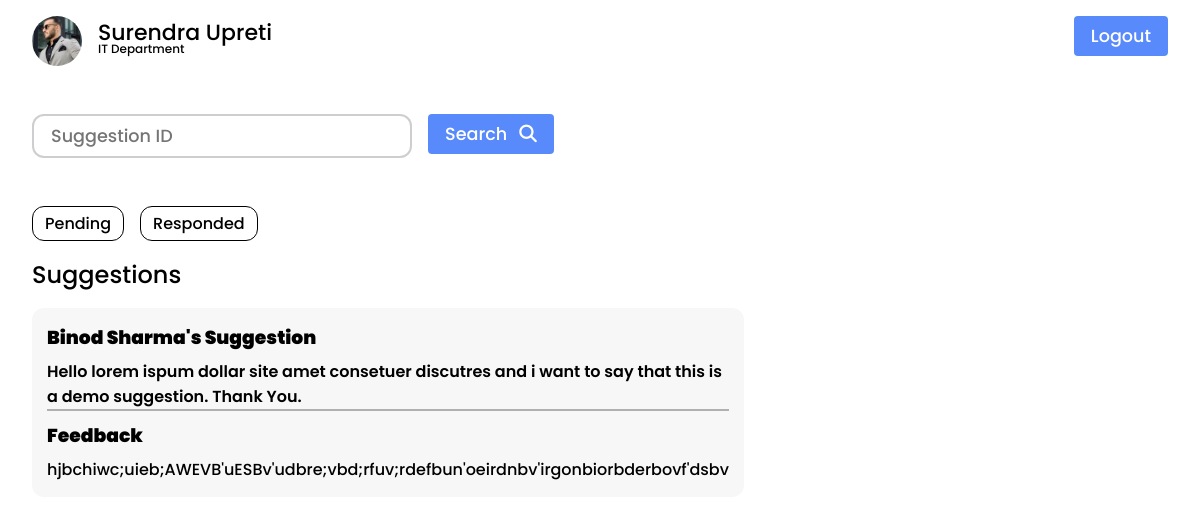
The page /Department/index.php?responded=1 (signed in) on the database its author committed.
### tables this page shows
CREATE TABLE `users` (
  `id` bigint(20) NOT NULL,
  `name` text NOT NULL,
  `email` text NOT NULL,
  `passowrd` text NOT NULL,
  `department` text NOT NULL,
  `photo` blob NOT NULL
);

CREATE TABLE `suggestion` (
  `id` int(11) NOT NULL,
  `name` text NOT NULL,
  `department` text NOT NULL,
  `email` text NOT NULL,
  `suggestion` text NOT NULL,
  `responded` int(1) NOT NULL DEFAULT 0
);

CREATE TABLE `feedback` (
  `id` int(11) NOT NULL,
  `suggestion_id` varchar(10) DEFAULT NULL,
  `feedback` text DEFAULT NULL
);

### Department/index.php (the view, shortened to what this page needs)
<!DOCTYPE html>
<html lang="en">
<?php
include('../connection.php');
$mail = $_SESSION['email'];
$query = $conn->prepare("SELECT * FROM users WHERE email = ?");
$query->bind_param("s", $mail);
$query->execute();
$data = $query->get_result();
$row = $data->fetch_assoc();
$name = $row['name'];
$department = $row['department'];
?>
<head>
    <link rel="stylesheet" href="../Style.css">
</head>
<body>
    <div class="flex justify-between p">
        <div class="flex items-center gap-1">
            <div class="circle">
                <img src="../assets/user.jpg" alt="User Photo" style="width:100%;">
            </div>
            <div class="flex flex-col">
                <h2 class="lineheight"><?php echo htmlspecialchars($name); ?></h2>
                <p style="font-size: 12px;"><?php echo htmlspecialchars($department); ?> Department</p>
            </div>
        </div>
        <form action="<?php echo htmlspecialchars($_SERVER['PHP_SELF']); ?>" method="post">
            <button class="primaryButton" name="logout">Logout</button>
        </form>
    </div>
    <div class="root">
        <form action="" method="post" class="mb-3 flex gap-1">
            <input type="text" name="search_id" placeholder="Suggestion ID"  required>
            <button class="primaryButton"><span>Search</span><span><i class="fa fa-search"></i></span></button>
        </form>
        <ul class='flex gap-1' style='margin-top:1rem;'>
            <li onclick="filterSuggestions(0)">Pending</li>
            <li onclick="filterSuggestions(1)">Responded</li>
        </ul>
        <h2>Suggestions</h2>
        <?php
        $responded = isset($_GET['responded']) ? $_GET['responded'] : 0;
        $sql = "SELECT id, name, suggestion, department, responded FROM suggestion WHERE department = ? AND responded = ?";
        $stmt = $conn->prepare($sql);
        $stmt->bind_param("si", $department, $responded);
        $stmt->execute();
        $data = $stmt->get_result();
        while ($row = $data->fetch_assoc()) {
        ?>
            <div class="card">
                <h3><?php echo htmlspecialchars($row['name']); ?>'s Suggestion</h3>
                <h4><?php echo htmlspecialchars($row['suggestion']); ?></h4>
                <?php if ($row['responded'] == 1) {
                    $id = $row['id'];
                    $sqlFeedback = "SELECT feedback FROM feedback WHERE suggestion_id = ?";
                    $stmtFeedback = $conn->prepare($sqlFeedback);
                    $stmtFeedback->bind_param("i", $id);
                    $stmtFeedback->execute();
                    $resultFeedback = $stmtFeedback->get_result();
                    $row2 = $resultFeedback->fetch_assoc();
                ?>
                    <h3>Feedback</h3>
                    <p><?php echo htmlspecialchars($row2['feedback']); ?></p>
                <?php } ?>
            </div>
        <?php
        }
        ?>
    </div>
</body>
</html>

### Style.css (style rules this page uses)
* { font-family: poppins; font-weight: 500; font-style: normal; margin: 0; padding: 0; }
html { scroll-behavior: smooth; }
.justify-between { justify-content: space-between; }
.lineheight { line-height: 15px; font-size: 22px; }
.mb-3 { margin-bottom: 3rem; }
.primaryButton { padding: 8px 17px; border: none; cursor: pointer; background-color: rgba(47, 108, 250, 0.797); color: rgb(255, 255, 255); font-size: 1.1rem; text-transform: capitalize; border-radius: 12px; }
.flex { display: flex; }
.flex-col { flex-direction: column; }
.items-center { align-items: center; }
.gap-1 { gap: 1rem; }
body { height: 100vh; width: 100vw; box-sizing: border-box; background-position: center; background-size: cover; background-repeat: no-repeat; }
.card { width: 60%; background-color: #eaeaea65; padding: 15px; margin-top: 1rem; border-radius: 12px; }
.card h4 { font-size: 1rem; margin-bottom: 10px; font-weight: lighter; font-weight: 550; border-bottom: 2px solid rgba(0, 0, 0, 0.292); }
.card p { font-weight: 500; }
.card h3 { margin-bottom: 7px; font-weight: 900; }

### Department/index.php (style rules this page uses)
body { overflow-x: hidden; }
.circle { height: 50px; width: 50px; overflow: hidden; border-radius: 100%; background-color: black; }
.p { padding: 1rem 2rem !important; }
.primaryButton { height: 40px; border-radius: 4px; display: flex; justify-content: center; align-items: center; gap: 12px; }
input { padding: 7px 17px; font-size: 1.1rem; border-radius: 12px; border: 2px solid rgba(194, 194, 196, 0.797); }
.root { padding: 2rem !important; }
ul { margin-bottom: 1rem; }
li { list-style: none; padding: 4px 12px; border-radius: 12px; background-color: #fff; border: 1px solid; cursor: pointer; }

### rows shown on the page
users: name "Surendra Upreti", department "IT"
suggestion: name "Binod Sharma", suggestion "Hello lorem ispum dollar site amet consetuer discutres and i want to say that this is a demo suggestion. Thank You.", feedback.feedback "hjbchiwc;uieb;AWEVB'uESBv'udbre;vbd;rfuv;rdefbun'oeirdnbv'irgonbiorbderbovf'dsbv"
